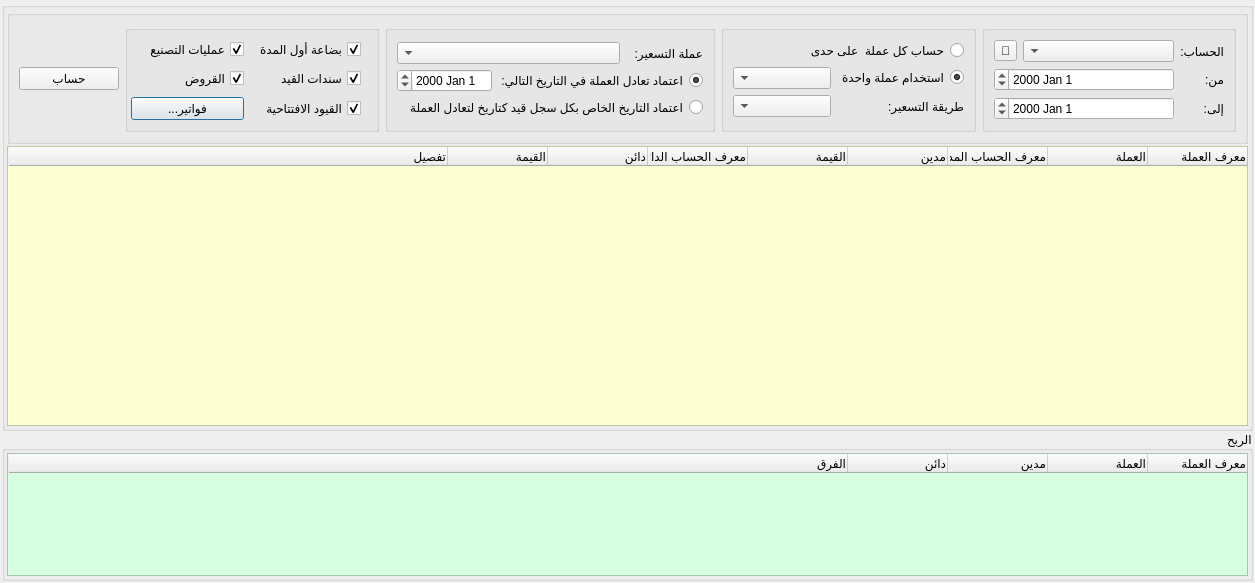
<?xml version="1.0" encoding="UTF-8"?>
<ui version="4.0">
 <class>FinalAccountsReports</class>
 <widget class="QDialog" name="FinalAccountsReports">
  <property name="windowModality">
   <enum>Qt::WindowModal</enum>
  </property>
  <property name="geometry">
   <rect>
    <x>0</x>
    <y>0</y>
    <width>1255</width>
    <height>583</height>
   </rect>
  </property>
  <property name="minimumSize">
   <size>
    <width>0</width>
    <height>400</height>
   </size>
  </property>
  <property name="windowTitle">
   <string>الحسابات الختامية</string>
  </property>
  <property name="layoutDirection">
   <enum>Qt::RightToLeft</enum>
  </property>
  <property name="modal">
   <bool>true</bool>
  </property>
  <layout class="QGridLayout" name="gridLayout_7">
   <property name="leftMargin">
    <number>2</number>
   </property>
   <property name="topMargin">
    <number>2</number>
   </property>
   <property name="rightMargin">
    <number>2</number>
   </property>
   <property name="bottomMargin">
    <number>2</number>
   </property>
   <property name="spacing">
    <number>0</number>
   </property>
   <item row="1" column="0">
    <widget class="QGroupBox" name="groupBox_3">
     <property name="maximumSize">
      <size>
       <width>16777215</width>
       <height>16777215</height>
      </size>
     </property>
     <property name="title">
      <string/>
     </property>
     <layout class="QGridLayout" name="gridLayout_2">
      <property name="leftMargin">
       <number>2</number>
      </property>
      <property name="topMargin">
       <number>2</number>
      </property>
      <property name="rightMargin">
       <number>2</number>
      </property>
      <property name="bottomMargin">
       <number>2</number>
      </property>
      <property name="spacing">
       <number>2</number>
      </property>
      <item row="1" column="0">
       <widget class="QTreeWidget" name="result_tree">
        <property name="styleSheet">
         <string notr="true">QScrollBar:vertical {
    background-color: #f1f1f1;
    width: 12px;
    margin: 12px 0 12px 0;
}

QScrollBar::handle:vertical {
    background-color: #888;
    min-height: 20px;
    border-radius: 4px;
}

QScrollBar::handle:vertical:hover {
    background-color: #555;
}

QTreeWidget{background-color:rgb(252, 255, 210);}</string>
        </property>
        <column>
         <property name="text">
          <string>معرف العملة</string>
         </property>
         <property name="textAlignment">
          <set>AlignTrailing|AlignVCenter</set>
         </property>
        </column>
        <column>
         <property name="text">
          <string>العملة</string>
         </property>
         <property name="textAlignment">
          <set>AlignTrailing|AlignVCenter</set>
         </property>
        </column>
        <column>
         <property name="text">
          <string notr="true">معرف الحساب المدين</string>
         </property>
         <property name="textAlignment">
          <set>AlignTrailing|AlignVCenter</set>
         </property>
        </column>
        <column>
         <property name="text">
          <string>مدين</string>
         </property>
         <property name="textAlignment">
          <set>AlignTrailing|AlignVCenter</set>
         </property>
        </column>
        <column>
         <property name="text">
          <string>القيمة</string>
         </property>
         <property name="textAlignment">
          <set>AlignTrailing|AlignVCenter</set>
         </property>
        </column>
        <column>
         <property name="text">
          <string>معرف الحساب الدائن</string>
         </property>
         <property name="textAlignment">
          <set>AlignTrailing|AlignVCenter</set>
         </property>
        </column>
        <column>
         <property name="text">
          <string>دائن</string>
         </property>
         <property name="textAlignment">
          <set>AlignTrailing|AlignVCenter</set>
         </property>
        </column>
        <column>
         <property name="text">
          <string>القيمة</string>
         </property>
         <property name="textAlignment">
          <set>AlignTrailing|AlignVCenter</set>
         </property>
        </column>
        <column>
         <property name="text">
          <string>تفصيل</string>
         </property>
         <property name="textAlignment">
          <set>AlignTrailing|AlignVCenter</set>
         </property>
        </column>
       </widget>
      </item>
      <item row="0" column="0">
       <widget class="QGroupBox" name="groupBox">
        <property name="minimumSize">
         <size>
          <width>0</width>
          <height>120</height>
         </size>
        </property>
        <property name="maximumSize">
         <size>
          <width>16777215</width>
          <height>16777215</height>
         </size>
        </property>
        <property name="layoutDirection">
         <enum>Qt::RightToLeft</enum>
        </property>
        <property name="title">
         <string/>
        </property>
        <layout class="QHBoxLayout" name="horizontalLayout">
         <item>
          <widget class="QGroupBox" name="groupBox_8">
           <property name="layoutDirection">
            <enum>Qt::RightToLeft</enum>
           </property>
           <property name="title">
            <string/>
           </property>
           <layout class="QGridLayout" name="gridLayout_3">
            <item row="5" column="0">
             <widget class="QLabel" name="label_5">
              <property name="maximumSize">
               <size>
                <width>30</width>
                <height>16777215</height>
               </size>
              </property>
              <property name="text">
               <string>إلى:</string>
              </property>
             </widget>
            </item>
            <item row="4" column="0">
             <widget class="QLabel" name="label_4">
              <property name="maximumSize">
               <size>
                <width>30</width>
                <height>16777215</height>
               </size>
              </property>
              <property name="text">
               <string>من:</string>
              </property>
             </widget>
            </item>
            <item row="4" column="1" colspan="2">
             <widget class="QDateEdit" name="from_date_input"/>
            </item>
            <item row="0" column="1">
             <widget class="QComboBox" name="accounts_combobox"/>
            </item>
            <item row="0" column="0">
             <widget class="QLabel" name="label_3">
              <property name="maximumSize">
               <size>
                <width>50</width>
                <height>16777215</height>
               </size>
              </property>
              <property name="text">
               <string>الحساب:</string>
              </property>
             </widget>
            </item>
            <item row="5" column="1" colspan="2">
             <widget class="QDateEdit" name="to_date_input"/>
            </item>
            <item row="0" column="2">
             <widget class="QToolButton" name="select_account_btn">
              <property name="text">
               <string>🔎</string>
              </property>
             </widget>
            </item>
           </layout>
          </widget>
         </item>
         <item>
          <widget class="QGroupBox" name="groupBox_7">
           <property name="layoutDirection">
            <enum>Qt::RightToLeft</enum>
           </property>
           <property name="title">
            <string/>
           </property>
           <layout class="QGridLayout" name="gridLayout_8">
            <item row="1" column="0">
             <widget class="QRadioButton" name="unified_currency_radio">
              <property name="maximumSize">
               <size>
                <width>150</width>
                <height>16777215</height>
               </size>
              </property>
              <property name="text">
               <string>استخدام عملة واحدة</string>
              </property>
              <property name="checked">
               <bool>true</bool>
              </property>
             </widget>
            </item>
            <item row="1" column="1">
             <widget class="QComboBox" name="currency_combobox">
              <property name="enabled">
               <bool>true</bool>
              </property>
             </widget>
            </item>
            <item row="2" column="1">
             <widget class="QComboBox" name="pricing_method_combobox">
              <property name="enabled">
               <bool>true</bool>
              </property>
             </widget>
            </item>
            <item row="2" column="0">
             <widget class="QLabel" name="label_7">
              <property name="maximumSize">
               <size>
                <width>90</width>
                <height>16777215</height>
               </size>
              </property>
              <property name="text">
               <string>طريقة التسعير:</string>
              </property>
             </widget>
            </item>
            <item row="0" column="0" colspan="2">
             <widget class="QRadioButton" name="distinct_currency_radio">
              <property name="maximumSize">
               <size>
                <width>200</width>
                <height>16777215</height>
               </size>
              </property>
              <property name="text">
               <string>حساب كل عملة  على حدى</string>
              </property>
             </widget>
            </item>
           </layout>
          </widget>
         </item>
         <item>
          <widget class="QGroupBox" name="groupBox_5">
           <property name="enabled">
            <bool>true</bool>
           </property>
           <property name="layoutDirection">
            <enum>Qt::RightToLeft</enum>
           </property>
           <property name="title">
            <string/>
           </property>
           <layout class="QGridLayout" name="gridLayout">
            <property name="spacing">
             <number>3</number>
            </property>
            <item row="1" column="2">
             <widget class="QDateEdit" name="exchange_date_input"/>
            </item>
            <item row="1" column="0" colspan="2">
             <widget class="QRadioButton" name="unified_exchange_date_radio">
              <property name="text">
               <string>:اعتماد تعادل العملة في التاريخ التالي</string>
              </property>
              <property name="checked">
               <bool>true</bool>
              </property>
             </widget>
            </item>
            <item row="2" column="0" colspan="3">
             <widget class="QRadioButton" name="distinct_exchange_date_radio">
              <property name="text">
               <string>اعتماد التاريخ الخاص بكل سجل قيد كتاريخ لتعادل العملة</string>
              </property>
             </widget>
            </item>
            <item row="0" column="1" colspan="2">
             <widget class="QComboBox" name="pricing_currency_combobox">
              <property name="enabled">
               <bool>true</bool>
              </property>
             </widget>
            </item>
            <item row="0" column="0">
             <widget class="QLabel" name="label_8">
              <property name="maximumSize">
               <size>
                <width>80</width>
                <height>16777215</height>
               </size>
              </property>
              <property name="text">
               <string>عملة التسعير:</string>
              </property>
             </widget>
            </item>
           </layout>
          </widget>
         </item>
         <item>
          <widget class="QGroupBox" name="groupBox_6">
           <property name="layoutDirection">
            <enum>Qt::RightToLeft</enum>
           </property>
           <property name="title">
            <string/>
           </property>
           <layout class="QGridLayout" name="gridLayout_5">
            <property name="leftMargin">
             <number>3</number>
            </property>
            <property name="topMargin">
             <number>3</number>
            </property>
            <property name="rightMargin">
             <number>15</number>
            </property>
            <property name="bottomMargin">
             <number>3</number>
            </property>
            <property name="spacing">
             <number>3</number>
            </property>
            <item row="1" column="0">
             <widget class="QCheckBox" name="source_journal_checkbox">
              <property name="text">
               <string>سندات القيد</string>
              </property>
              <property name="checked">
               <bool>true</bool>
              </property>
             </widget>
            </item>
            <item row="0" column="0">
             <widget class="QCheckBox" name="source_period_start_material_checkbox">
              <property name="text">
               <string>بضاعة أول المدة</string>
              </property>
              <property name="checked">
               <bool>true</bool>
              </property>
             </widget>
            </item>
            <item row="2" column="0">
             <widget class="QCheckBox" name="source_period_start_checkbox">
              <property name="text">
               <string>القيود الافتتاحية</string>
              </property>
              <property name="checked">
               <bool>true</bool>
              </property>
             </widget>
            </item>
            <item row="0" column="1">
             <widget class="QCheckBox" name="source_manufacture_checkbox">
              <property name="text">
               <string>عمليات التصنيع</string>
              </property>
              <property name="checked">
               <bool>true</bool>
              </property>
             </widget>
            </item>
            <item row="1" column="1">
             <widget class="QCheckBox" name="source_loans_checkbox">
              <property name="text">
               <string>القروض</string>
              </property>
              <property name="checked">
               <bool>true</bool>
              </property>
             </widget>
            </item>
            <item row="2" column="1">
             <widget class="QPushButton" name="select_invoices_btn">
              <property name="maximumSize">
               <size>
                <width>125</width>
                <height>16777215</height>
               </size>
              </property>
              <property name="text">
               <string>...فواتير</string>
              </property>
             </widget>
            </item>
           </layout>
          </widget>
         </item>
         <item>
          <widget class="QPushButton" name="calculate_btn">
           <property name="maximumSize">
            <size>
             <width>100</width>
             <height>16777215</height>
            </size>
           </property>
           <property name="text">
            <string>حساب</string>
           </property>
          </widget>
         </item>
        </layout>
       </widget>
      </item>
     </layout>
    </widget>
   </item>
   <item row="2" column="0">
    <widget class="QGroupBox" name="groupBox_4">
     <property name="maximumSize">
      <size>
       <width>16777215</width>
       <height>150</height>
      </size>
     </property>
     <property name="title">
      <string>الربح</string>
     </property>
     <layout class="QGridLayout" name="gridLayout_4">
      <property name="leftMargin">
       <number>2</number>
      </property>
      <property name="topMargin">
       <number>2</number>
      </property>
      <property name="rightMargin">
       <number>2</number>
      </property>
      <property name="bottomMargin">
       <number>2</number>
      </property>
      <property name="horizontalSpacing">
       <number>2</number>
      </property>
      <property name="verticalSpacing">
       <number>0</number>
      </property>
      <item row="0" column="0">
       <widget class="QTableWidget" name="summerized_result_table">
        <property name="styleSheet">
         <string notr="true">QScrollBar:vertical {
    background-color: #f1f1f1;
    width: 12px;
    margin: 12px 0 12px 0;
}

QScrollBar::handle:vertical {
    background-color: #888;
    min-height: 20px;
    border-radius: 4px;
}

QScrollBar::handle:vertical:hover {
    background-color: #555;
}

QTableWidget{background-color:rgb(214, 255, 225)}</string>
        </property>
        <attribute name="horizontalHeaderStretchLastSection">
         <bool>true</bool>
        </attribute>
        <attribute name="verticalHeaderStretchLastSection">
         <bool>false</bool>
        </attribute>
        <column>
         <property name="text">
          <string>معرف العملة</string>
         </property>
         <property name="textAlignment">
          <set>AlignTrailing|AlignVCenter</set>
         </property>
        </column>
        <column>
         <property name="text">
          <string>العملة</string>
         </property>
         <property name="textAlignment">
          <set>AlignTrailing|AlignVCenter</set>
         </property>
        </column>
        <column>
         <property name="text">
          <string>مدين</string>
         </property>
         <property name="textAlignment">
          <set>AlignTrailing|AlignVCenter</set>
         </property>
        </column>
        <column>
         <property name="text">
          <string>دائن</string>
         </property>
         <property name="textAlignment">
          <set>AlignTrailing|AlignVCenter</set>
         </property>
        </column>
        <column>
         <property name="text">
          <string>الفرق</string>
         </property>
         <property name="textAlignment">
          <set>AlignTrailing|AlignVCenter</set>
         </property>
        </column>
       </widget>
      </item>
     </layout>
    </widget>
   </item>
  </layout>
 </widget>
 <resources/>
 <connections/>
</ui>
